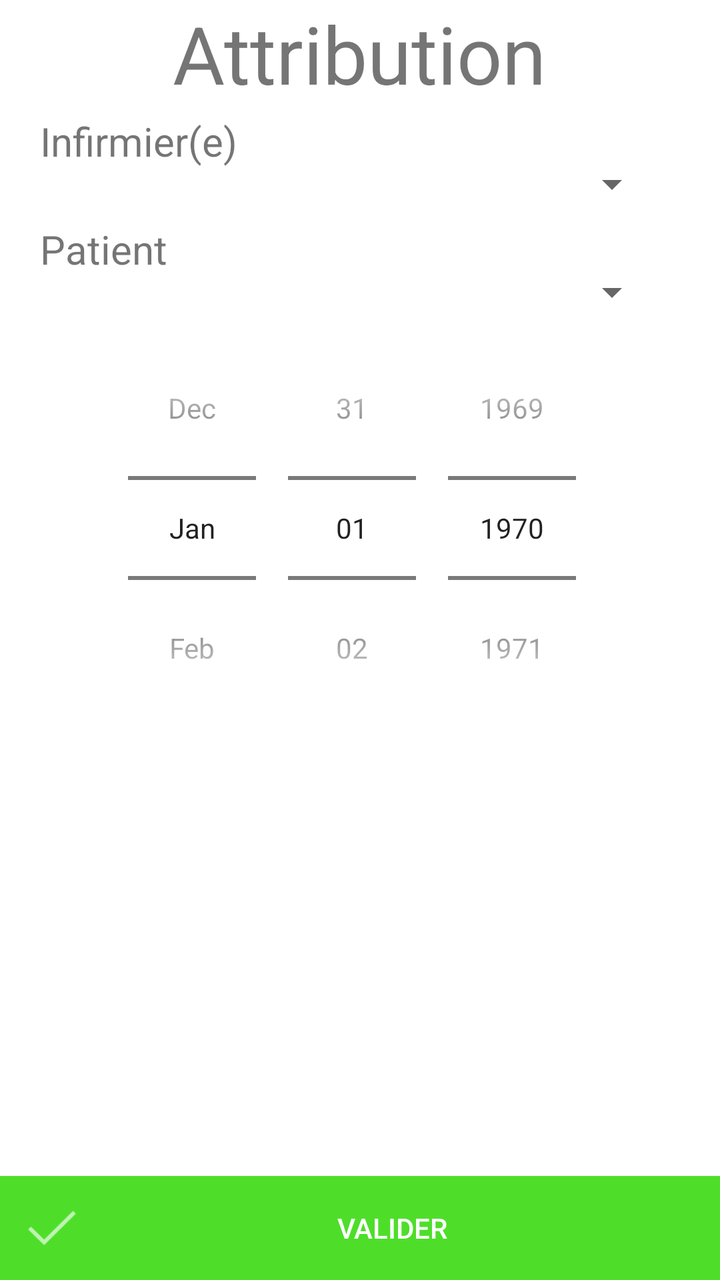
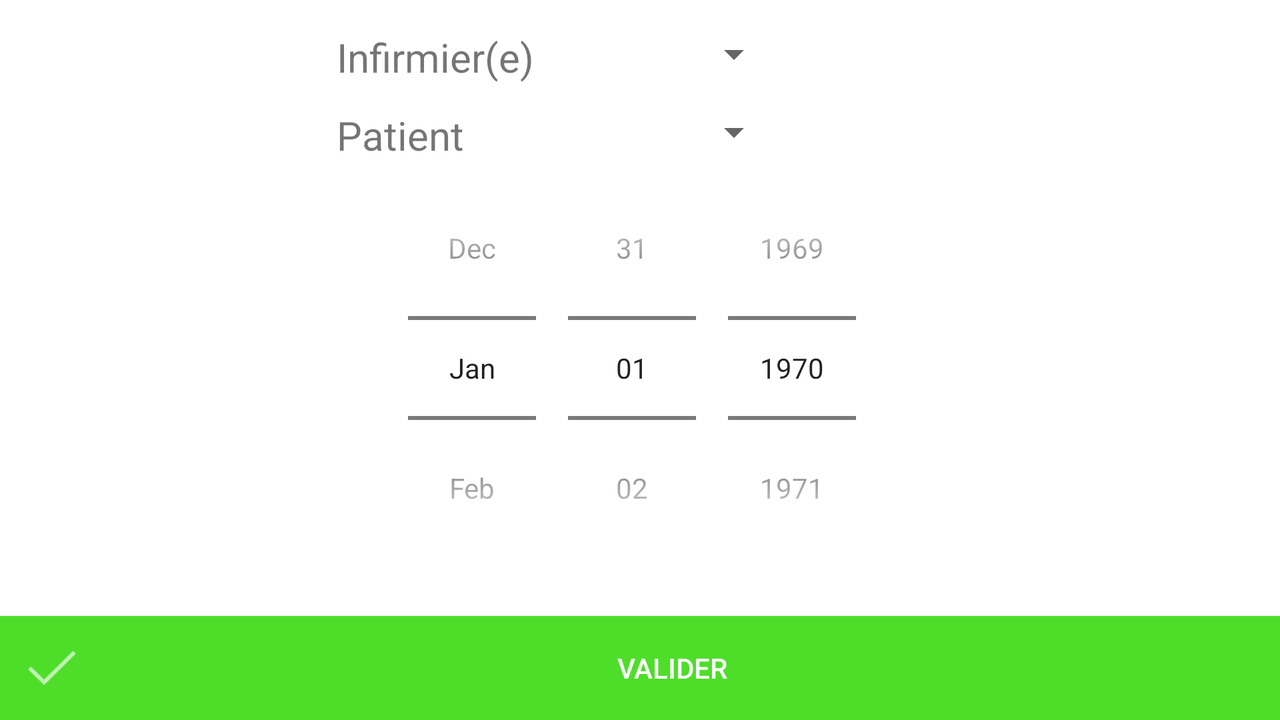

Two renders of one Android screen. The first uses the default layout on a phone; the second uses the alternative layout the repository ships for a different screen configuration, on a matching device. The two XML files are below.
<!-- AndroidManifest.xml: application theme AppTheme -->
<!-- res/layout/fragment_menu3.xml -->
<RelativeLayout xmlns:android="http://schemas.android.com/apk/res/android"
    xmlns:tools="http://schemas.android.com/tools" android:layout_width="match_parent"
    android:layout_height="match_parent" tools:context="com.henallux.testmenu.Menu3Fragment"
    android:gravity="center_horizontal"
    android:background="#ffffff">

    
    <TextView
        android:layout_width="wrap_content"
        android:layout_height="wrap_content"
        android:text="@string/menu3Text"
        android:id="@+id/textViewMenu1"
        android:textSize="40dp"
        android:layout_alignParentTop="true"
        android:layout_centerHorizontal="true"/>

    <TextView
        android:layout_width="wrap_content"
        android:layout_height="wrap_content"
        android:text="@string/textNurse"
        android:id="@+id/textSpinnerNurse"
        android:textSize="20dp"
        android:layout_alignBaseline="@+id/spinnerNurse"
        android:layout_alignBottom="@+id/spinnerNurse"
        android:layout_alignParentLeft="true"
        android:layout_marginBottom="20dp"
        android:layout_marginLeft="20dp"/>
    <Spinner
        android:layout_width="wrap_content"
        android:layout_height="wrap_content"
        android:id="@+id/spinnerNurse"
        android:layout_marginTop="80dp"
        android:layout_marginRight="30dp"
        android:layout_alignParentRight="true" />

    <TextView
        android:layout_width="wrap_content"
        android:layout_height="wrap_content"
        android:text="@string/textPatient"
        android:id="@+id/textSpinnerPatient"
        android:textSize="20dp"
        android:layout_alignBaseline="@+id/spinnerPatient"
        android:layout_alignBottom="@+id/spinnerPatient"
        android:layout_alignParentLeft="true"
        android:layout_alignParentStart="true"
        android:layout_marginBottom="20dp"
        android:layout_marginLeft="20dp"/>

    <Spinner
        android:layout_width="wrap_content"
        android:layout_height="wrap_content"
        android:id="@+id/spinnerPatient"
        android:layout_below="@+id/spinnerNurse"
        android:layout_marginTop="30dp"
        android:layout_marginRight="30dp"
        android:layout_alignParentRight="true" />

    <DatePicker
        android:layout_width="wrap_content"
        android:layout_height="wrap_content"
        android:id="@+id/datePicker"
        android:calendarViewShown="false"
        android:datePickerMode="spinner"
        android:layout_below="@+id/spinnerPatient"
        android:layout_centerHorizontal="true"/>

    <Button
        android:layout_width="match_parent"
        android:layout_height="wrap_content"
        android:text="@string/Valider"
        android:id="@+id/buttonValidation"
        android:drawableLeft="@drawable/ic_action_validate"
        android:layout_alignParentBottom="true"
        android:layout_centerHorizontal="true"
        android:padding="10dp"
        android:textColor="#fff"
        android:background="#4ede2a" />

</RelativeLayout>
<!-- resources referenced by this layout -->
<resources>
  <!-- drawable ic_action_validate: png bitmap (drawable-hdpi, 480 bytes) -->
  <string name="Valider">Valider</string>
  <string name="menu3Text">Attribution</string>
  <string name="textNurse">Infirmier(e)</string>
  <string name="textPatient">Patient</string>
  <style name="AppTheme" parent="Theme.AppCompat.Light.DarkActionBar">
          
          <item name="homeAsUpIndicator">@drawable/ic_drawer</item>
      </style>
  <!-- drawable ic_drawer: png bitmap (drawable-hdpi, 178 bytes) -->
</resources>
<!-- res/layout-land/fragment_menu3.xml (the repository's variant of the layout above) -->
<!-- drawn on the phone turned sideways -->
<RelativeLayout xmlns:android="http://schemas.android.com/apk/res/android"
    xmlns:tools="http://schemas.android.com/tools" android:layout_width="match_parent"
    android:layout_height="match_parent" tools:context="com.henallux.testmenu.Menu3Fragment"
    android:gravity="center_horizontal"
    android:background="#ffffff">

    <TextView
        android:layout_width="wrap_content"
        android:layout_height="wrap_content"
        android:text="@string/textNurse"
        android:id="@+id/textSpinnerNurse"
        android:textSize="20dp"
        android:layout_alignTop="@+id/spinnerNurse"
        android:layout_alignLeft="@+id/textSpinnerPatient"
        android:layout_alignStart="@+id/textSpinnerPatient" />
    <Spinner
        android:layout_width="wrap_content"
        android:layout_height="wrap_content"
        android:id="@+id/spinnerNurse"
        android:layout_alignParentTop="true"
        android:layout_alignLeft="@+id/datePicker"
        android:layout_alignStart="@+id/datePicker"
        android:layout_marginLeft="147dp"
        android:layout_marginStart="147dp"
        android:layout_marginBottom="15dp"
        android:layout_marginTop="15dp" />

    <TextView
        android:layout_width="wrap_content"
        android:layout_height="wrap_content"
        android:text="@string/textPatient"
        android:id="@+id/textSpinnerPatient"
        android:textSize="20dp"
        android:layout_below="@+id/spinnerNurse"
        android:layout_toLeftOf="@+id/spinnerPatient"
        android:layout_toStartOf="@+id/spinnerPatient"
        android:layout_marginRight="111dp"
        android:layout_marginEnd="111dp" />

    <Spinner
        android:layout_width="wrap_content"
        android:layout_height="wrap_content"
        android:id="@+id/spinnerPatient"
        android:layout_below="@+id/spinnerNurse"
        android:layout_alignLeft="@+id/spinnerNurse"
        android:layout_alignStart="@+id/spinnerNurse" />

    <Button
        android:layout_width="match_parent"
        android:layout_height="wrap_content"
        android:text="@string/Valider"
        android:id="@+id/buttonValidation"
        android:drawableLeft="@drawable/ic_action_validate"
        android:layout_alignParentBottom="true"
        android:layout_centerHorizontal="true"
        android:padding="10dp"
        android:textColor="#fff"
        android:background="#4ede2a" />

    <DatePicker
        android:layout_width="wrap_content"
        android:layout_height="wrap_content"
        android:id="@+id/datePicker"
        android:calendarViewShown="false"
        android:datePickerMode="spinner"
        android:layout_below="@+id/spinnerPatient"
        android:layout_centerHorizontal="true"
        android:layout_marginBottom="25dp"/>

</RelativeLayout>
<!-- resources referenced by the variant -->
<!-- as the phone turned sideways resolves them -->
<resources>
  <!-- drawable ic_action_validate: png bitmap (drawable-hdpi, 480 bytes) -->
  <string name="Valider">Valider</string>
  <string name="textNurse">Infirmier(e)</string>
  <string name="textPatient">Patient</string>
  <style name="AppTheme" parent="Theme.AppCompat.Light.DarkActionBar">
          
          <item name="homeAsUpIndicator">@drawable/ic_drawer</item>
      </style>
  <!-- drawable ic_drawer: png bitmap (drawable-hdpi, 178 bytes) -->
</resources>
